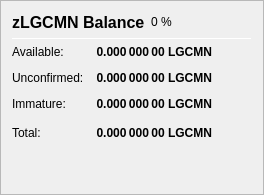
                   <widget class="QFrame" name="frame_ZerocoinBalances">
                    <property name="frameShape">
                     <enum>QFrame::StyledPanel</enum>
                    </property>
                    <property name="frameShadow">
                     <enum>QFrame::Raised</enum>
                    </property>
                    <layout class="QVBoxLayout" name="verticalLayout_7">
                     <item>
                      <layout class="QHBoxLayout" name="horizontalLayout_8" stretch="0,0,0">
                       <item>
                        <widget class="QLabel" name="label_5z_3">
                         <property name="minimumSize">
                          <size>
                           <width>0</width>
                           <height>20</height>
                          </size>
                         </property>
                         <property name="font">
                          <font>
                           <pointsize>12</pointsize>
                           <weight>75</weight>
                           <bold>true</bold>
                          </font>
                         </property>
                         <property name="text">
                          <string>zLGCMN Balance</string>
                         </property>
                        </widget>
                       </item>
                       <item>
                        <widget class="QLabel" name="labelzLGCMNPercent">
                         <property name="text">
                          <string notr="true">0 %</string>
                         </property>
                        </widget>
                       </item>
                       <item>
                        <spacer name="horizontalSpacer_11">
                         <property name="orientation">
                          <enum>Qt::Horizontal</enum>
                         </property>
                         <property name="sizeHint" stdset="0">
                          <size>
                           <width>40</width>
                           <height>20</height>
                          </size>
                         </property>
                        </spacer>
                       </item>
                      </layout>
                     </item>
                     <item>
                      <widget class="Line" name="line_ZerocoinBalance">
                       <property name="minimumSize">
                        <size>
                         <width>0</width>
                         <height>1</height>
                        </size>
                       </property>
                       <property name="maximumSize">
                        <size>
                         <width>16777215</width>
                         <height>1</height>
                        </size>
                       </property>
                       <property name="orientation">
                        <enum>Qt::Horizontal</enum>
                       </property>
                      </widget>
                     </item>
                     <item>
                      <layout class="QGridLayout" name="gridLayout_5">
                       <property name="spacing">
                        <number>12</number>
                       </property>
                       <item row="1" column="0">
                        <widget class="QLabel" name="labelzBalanceMatureText">
                         <property name="toolTip">
                          <string>Mature: more than 20 confirmation and more than 1 mint of the same denomination after it was minted.
These zLGCMN are spendable.</string>
                         </property>
                         <property name="text">
                          <string>Available:</string>
                         </property>
                        </widget>
                       </item>
                       <item row="1" column="1">
                        <widget class="QLabel" name="labelzBalanceMature">
                         <property name="font">
                          <font>
                           <weight>75</weight>
                           <bold>true</bold>
                          </font>
                         </property>
                         <property name="toolTip">
                          <string>Mature: more than 20 confirmation and more than 1 mint of the same denomination after it was minted.
These zLGCMN are spendable.</string>
                         </property>
                         <property name="text">
                          <string notr="true">0.000 000 00 LGCMN</string>
                         </property>
                         <property name="alignment">
                          <set>Qt::AlignRight|Qt::AlignTrailing|Qt::AlignVCenter</set>
                         </property>
                        </widget>
                       </item>
                       <item row="2" column="0">
                        <widget class="QLabel" name="labelzBalanceUnconfirmedText">
                         <property name="toolTip">
                          <string>Unconfirmed: less than 20 confirmations
Immature: confirmed, but less than 1 mint of the same denomination after it was minted</string>
                         </property>
                         <property name="text">
                          <string>Unconfirmed:</string>
                         </property>
                        </widget>
                       </item>
                       <item row="2" column="1">
                        <widget class="QLabel" name="labelzBalanceUnconfirmed">
                         <property name="font">
                          <font>
                           <weight>75</weight>
                           <bold>true</bold>
                          </font>
                         </property>
                         <property name="toolTip">
                          <string>Unconfirmed: less than 20 confirmations
Immature: confirmed, but less than 1 mint of the same denomination after it was minted</string>
                         </property>
                         <property name="text">
                          <string notr="true">0.000 000 00 LGCMN</string>
                         </property>
                         <property name="alignment">
                          <set>Qt::AlignRight|Qt::AlignTrailing|Qt::AlignVCenter</set>
                         </property>
                        </widget>
                       </item>
                       <item row="3" column="0">
                        <widget class="QLabel" name="labelzBalanceImmatureText">
                         <property name="toolTip">
                          <string>Unconfirmed: less than 20 confirmations
Immature: confirmed, but less than 1 mint of the same denomination after it was minted</string>
                         </property>
                         <property name="text">
                          <string>Immature:</string>
                         </property>
                        </widget>
                       </item>
                       <item row="3" column="1">
                        <widget class="QLabel" name="labelzBalanceImmature">
                         <property name="font">
                          <font>
                           <weight>75</weight>
                           <bold>true</bold>
                          </font>
                         </property>
                         <property name="toolTip">
                          <string>Unconfirmed: less than 20 confirmations
Immature: confirmed, but less than 1 mint of the same denomination after it was minted</string>
                         </property>
                         <property name="text">
                          <string notr="true">0.000 000 00 LGCMN</string>
                         </property>
                         <property name="alignment">
                          <set>Qt::AlignRight|Qt::AlignTrailing|Qt::AlignVCenter</set>
                         </property>
                        </widget>
                       </item>
                       <item row="4" column="0">
                        <widget class="QLabel" name="labelzBalanceText">
                         <property name="toolTip">
                          <string>Your current zLGCMN balance, unconfirmed and immature zLGCMN included.</string>
                         </property>
                         <property name="text">
                          <string>Total:</string>
                         </property>
                        </widget>
                       </item>
                       <item row="4" column="1">
                        <widget class="QLabel" name="labelzBalance">
                         <property name="font">
                          <font>
                           <weight>75</weight>
                           <bold>true</bold>
                          </font>
                         </property>
                         <property name="cursor">
                          <cursorShape>IBeamCursor</cursorShape>
                         </property>
                         <property name="toolTip">
                          <string>Your current zLGCMN balance, unconfirmed and immature zLGCMN included.</string>
                         </property>
                         <property name="text">
                          <string notr="true">0.000 000 00 LGCMN</string>
                         </property>
                         <property name="alignment">
                          <set>Qt::AlignRight|Qt::AlignTrailing|Qt::AlignVCenter</set>
                         </property>
                         <property name="textInteractionFlags">
                          <set>Qt::LinksAccessibleByMouse|Qt::TextSelectableByKeyboard|Qt::TextSelectableByMouse</set>
                         </property>
                        </widget>
                       </item>
                       <item row="4" column="2">
                        <spacer name="horizontalSpacer_4">
                         <property name="orientation">
                          <enum>Qt::Horizontal</enum>
                         </property>
                         <property name="sizeHint" stdset="0">
                          <size>
                           <width>40</width>
                           <height>20</height>
                          </size>
                         </property>
                        </spacer>
                       </item>
                      </layout>
                     </item>
                     <item>
                      <spacer name="verticalSpacer_4">
                       <property name="orientation">
                        <enum>Qt::Vertical</enum>
                       </property>
                       <property name="sizeHint" stdset="0">
                        <size>
                         <width>20</width>
                         <height>40</height>
                        </size>
                       </property>
                      </spacer>
                     </item>
                    </layout>
                   </widget>
